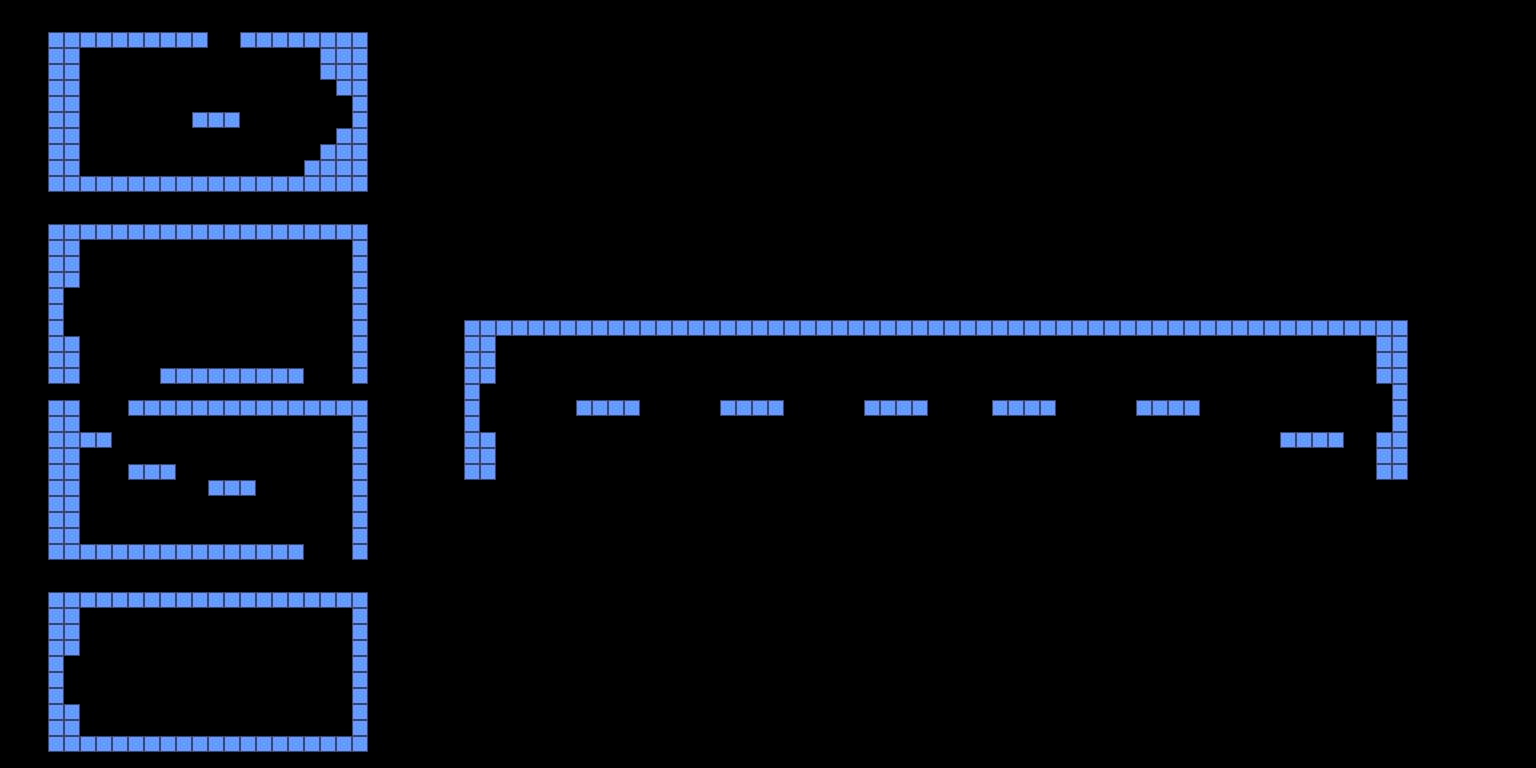

Tiled map render using the project's own tile images. Description and the map definition, with tile-layer contents summarised, below:
An orthogonal 96x48 tile map with 16x16 px tiles, 1 tile layer (Camada de Blocos 1).

<map version="1.10" tiledversion="1.10.2" orientation="orthogonal" renderorder="right-down" width="96" height="48" tilewidth="16" tileheight="16" infinite="0" nextlayerid="2" nextobjectid="1">
 <tileset firstgid="1" source="../TiledPalettes/unknown.tsx" />
 <layer id="1" name="Camada de Blocos 1" width="96" height="48">
  <data>[4608 cells, 369 non-empty, 1 distinct tile ids]</data>
 </layer>
</map>
